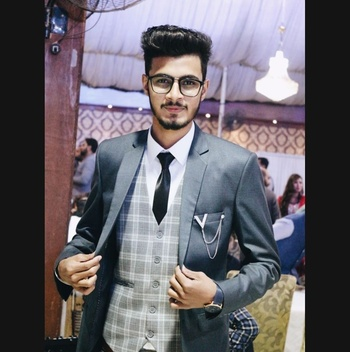
#> input picture myPic.jpg, 350 x 352 px, shrunk from 954 x 960 before the run
$ jupyter execute Task-4.ipynb
#> lines starting #> are read from the running program, lines starting #| are printed output that depends on the picture
[cell 1]
import PIL
import numpy as np

[cell 2]
from PIL import Image

[cell 3]
# Assuming the image has channels as the last dimension.
# filter.shape -> (kernel_size, kernel_size, channels)
# image.shape -> (width, height, channels)
def convolve(image, filter, padding = (1, 1)):
    # For this to work neatly, filter and image should have the same number of channels
    # Alternatively, filter could have just 1 channel or 2 dimensions

    if(image.ndim == 2):
        image = np.expand_dims(image, axis=-1) # Convert 2D grayscale images to 3D
    if(filter.ndim == 2):
        filter = np.repeat(np.expand_dims(filter, axis=-1), image.shape[-1], axis=-1) # Same with filters
    if(filter.shape[-1] == 1):
        filter = np.repeat(filter, image.shape[-1], axis=-1) # Give filter the same channel count as the image

    #print(filter.shape, image.shape)
    assert image.shape[-1] == filter.shape[-1]
    size_x, size_y = filter.shape[:2]
    width, height = image.shape[:2]

    output_array = np.zeros(((width - size_x + 2*padding[0]) + 1,
                             (height - size_y + 2*padding[1]) + 1,
                             image.shape[-1])) # Convolution Output: [(W−K+2P)/S]+1

    padded_image = np.pad(image, [
        (padding[0], padding[0]),
        (padding[1], padding[1]),
        (0, 0)
    ])

    for x in range(padded_image.shape[0] - size_x + 1): # -size_x + 1 is to keep the window within the bounds of the image
        for y in range(padded_image.shape[1] - size_y + 1):

            # Creates the window with the same size as the filter
            window = padded_image[x:x + size_x, y:y + size_y]

            # Sums over the product of the filter and the window
            output_values = np.sum(filter * window, axis=(0, 1))

            # Places the calculated value into the output_array
            output_array[x, y] = output_values

    return output_array

[cell 4]
filter = np.array([
    [-1, 0, 1],
    [-1, 0, 1],
    [-1, 0, 1]
], dtype=np.float32)/9.0 # Box Filter

image = Image.open('myPic.jpg')
#> image is the input picture: PIL image 350x352 RGB; mean R, G, B 102.9, 98.8, 105.4
image_arr = np.array(image)/255.0

convolved_arr = convolve(image_arr, filter, padding=(1, 1))
#> in convolve, `padded_image = np.pad(image, [ (padding[0], padding[0]), (padding[1], ..`:
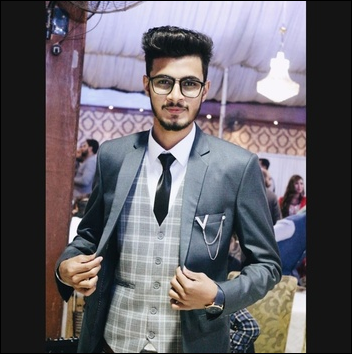
#> padded_image: shape (354, 352, 3) float64; mean R, G, B 0.399, 0.383, 0.409
#> after the loop in convolve, `for x in range(padded_image.shape[0] - size_x + 1):`:
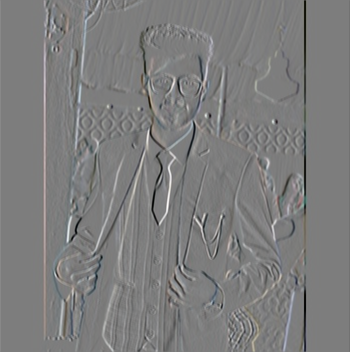
#> output_array: shape (352, 350, 3) float64; mean R, G, B -2.91e-20, -6.38e-20, -4.76e-21; drawn with min black and max white
convolved = Image.fromarray(np.uint8(255 * convolved_arr), 'RGB') # Convolved Image
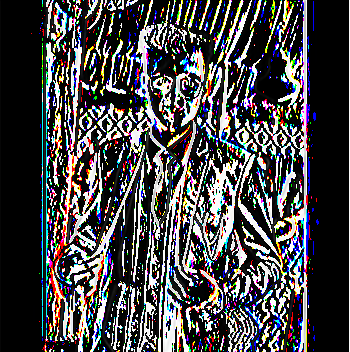
#> convolved: PIL image 350x352 RGB; mean R, G, B 71.5, 70.6, 72.8
convolved.show()

[cell 5]
from PIL import Image


img = Image.open("myPic2.jpg")
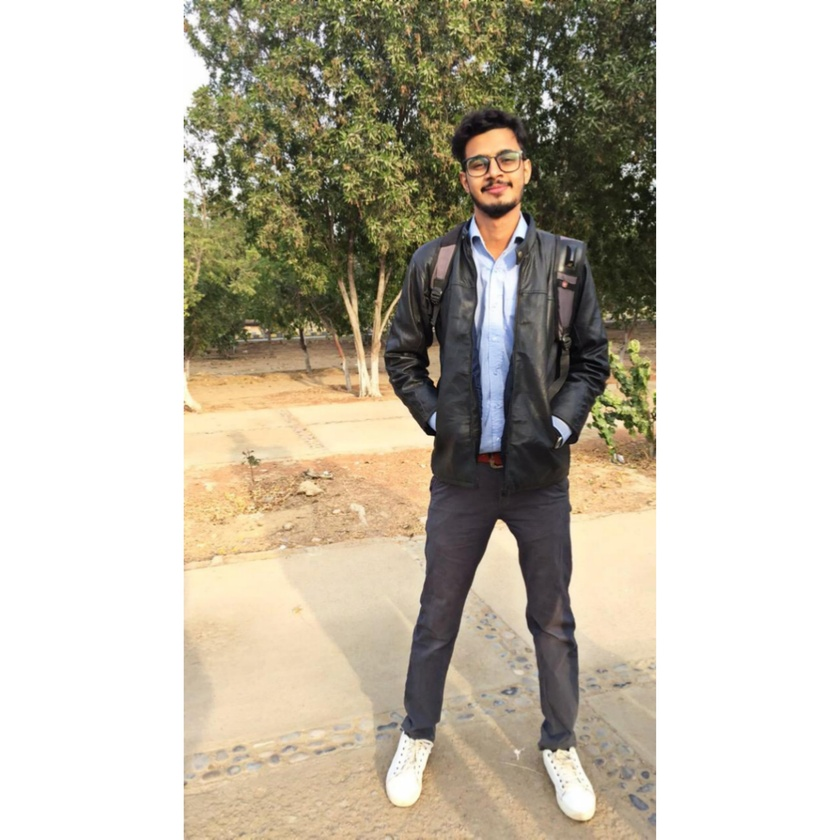
#> input picture myPic2.jpg, 840 x 840 px, shrunk from 2289 x 2289 before the run
#> img is the input picture: PIL image 840x840 RGB; mean R, G, B 196.4, 189.7, 175.2

rotate_img= img.rotate(45)
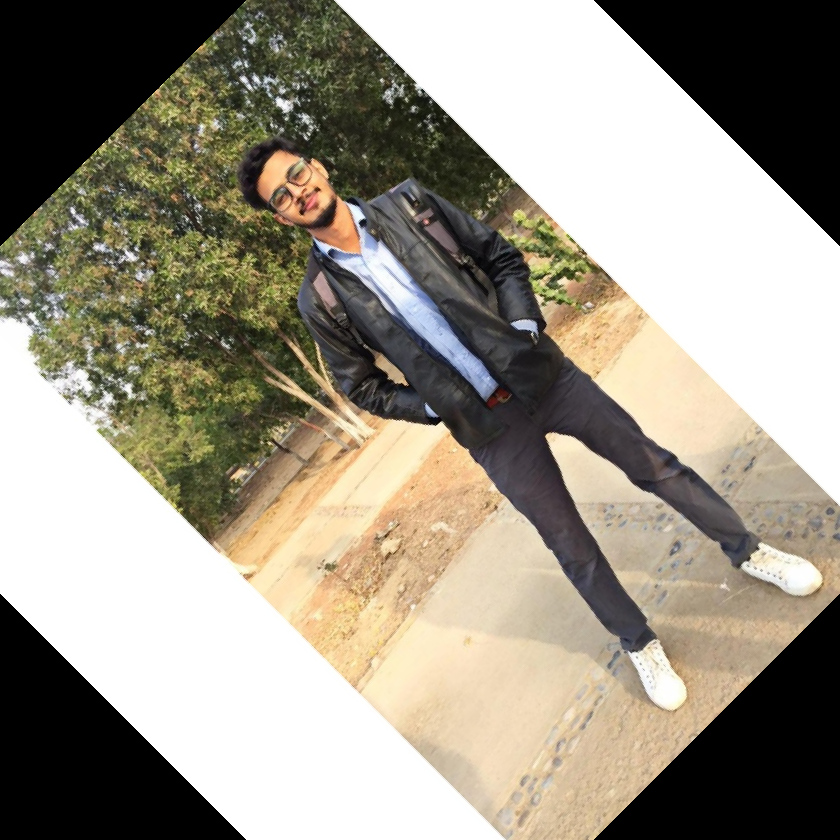
#> rotate_img: PIL image 840x840 RGB; mean R, G, B 153.6, 147.1, 132.8

rotate_img.show()

[cell 6]
filter = np.array([
    [np.cos(45), np.sin(45), 0],
    [-np.sin(45), np.cos(45), 0],
    [0, 0, 1]
], dtype=np.float32)/9.0 # Box Filter

image = Image.open('myPic2.jpg')
image_arr = np.array(image)/255.0
#> image_arr: shape (840, 840, 3) float64

convolved_arr = convolve(image_arr, filter, padding=(1, 1))
#> call 2 of convolve, with filter = array of shape (3, 3), padding = (1, 1)
#> in convolve (call 2), `padded_image = np.pad(image, [ (padding[0], padding[0]), (padding[1], ..`:
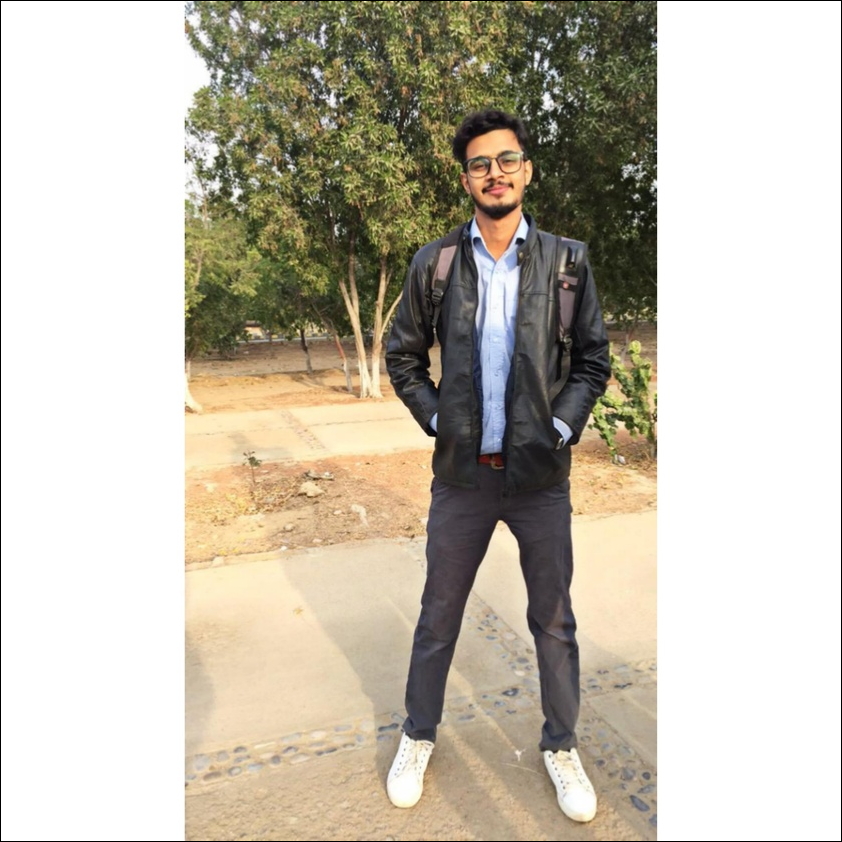
#> padded_image: shape (842, 842, 3) float64; mean R, G, B 0.766, 0.74, 0.684
#> after the loop in convolve (call 2), `for x in range(padded_image.shape[0] - size_x + 1):`:
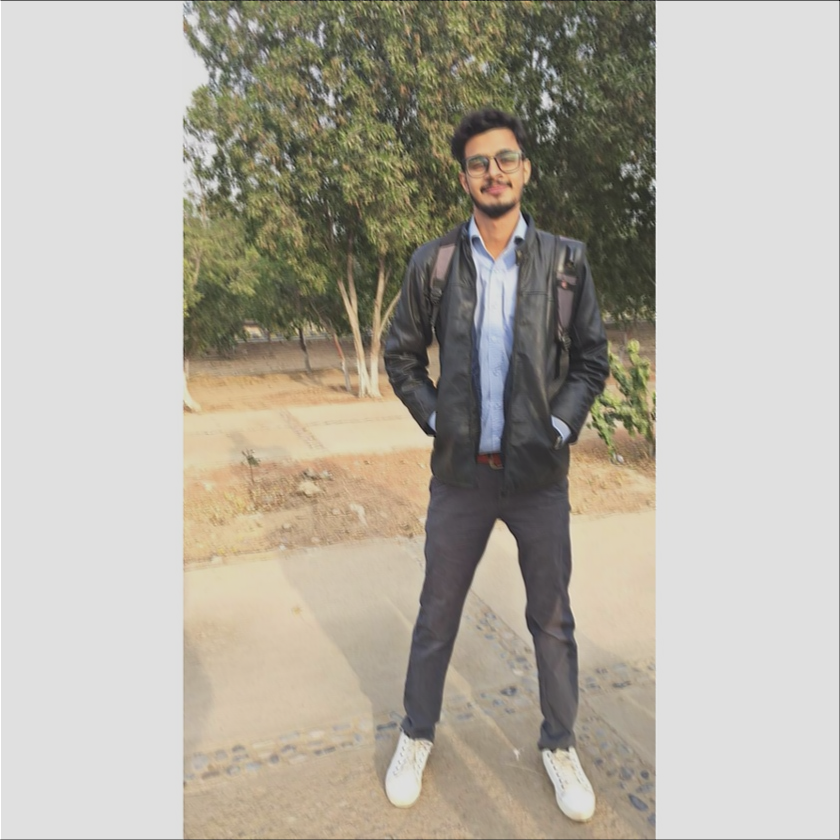
#> output_array: shape (840, 840, 3) float64; mean R, G, B 0.175, 0.169, 0.156; drawn with min black and max white
convolved = Image.fromarray(np.uint8(255 * convolved_arr), 'RGB') # Convolved Image
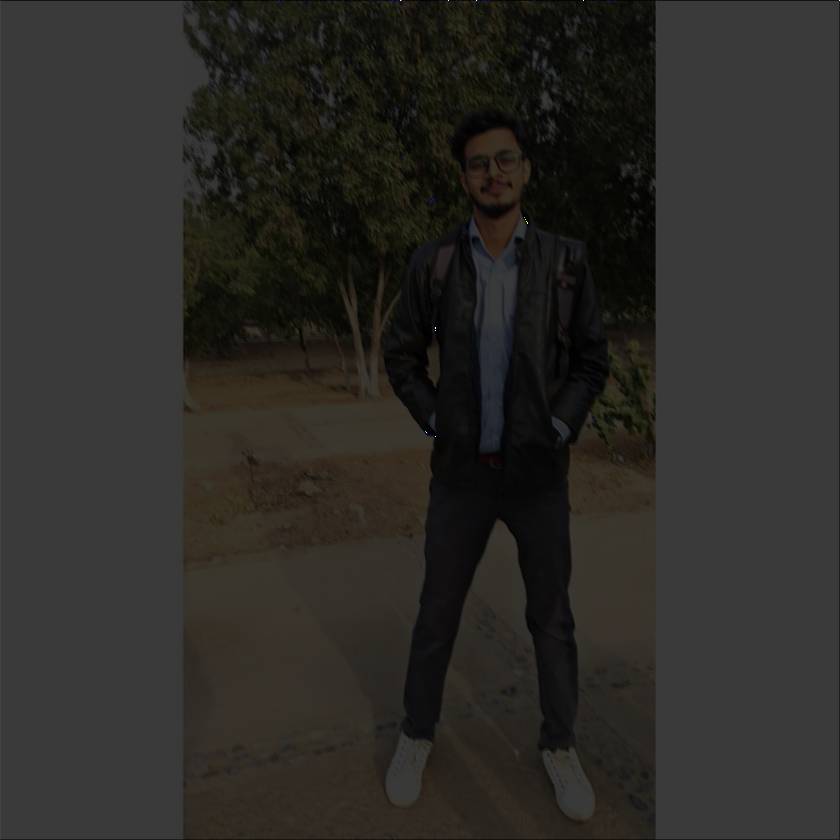
#> convolved: PIL image 840x840 RGB; mean R, G, B 44.3, 42.8, 39.5
convolved.show()

[cell 7]
filter = np.array([
    [1.0,2.0,1.0],
    [2.0,4.0,2.0],
    [1.0,2.0,1.0]
], dtype=np.float32)/9.0 # Box Filter

image = Image.open('myPic.jpg')
image_arr = np.array(image)/255.0

convolved_arr = convolve(image_arr, filter, padding=(1, 1))
convolved = Image.fromarray(np.uint8(255 * convolved_arr), 'RGB') # Convolved Image
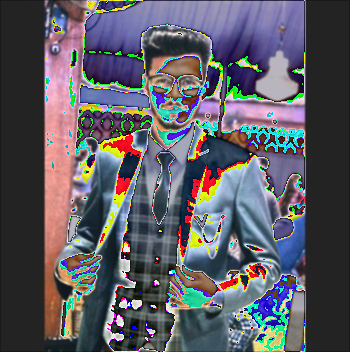
#> convolved: PIL image 350x352 RGB; mean R, G, B 92.6, 91.5, 99.8
convolved.show()
